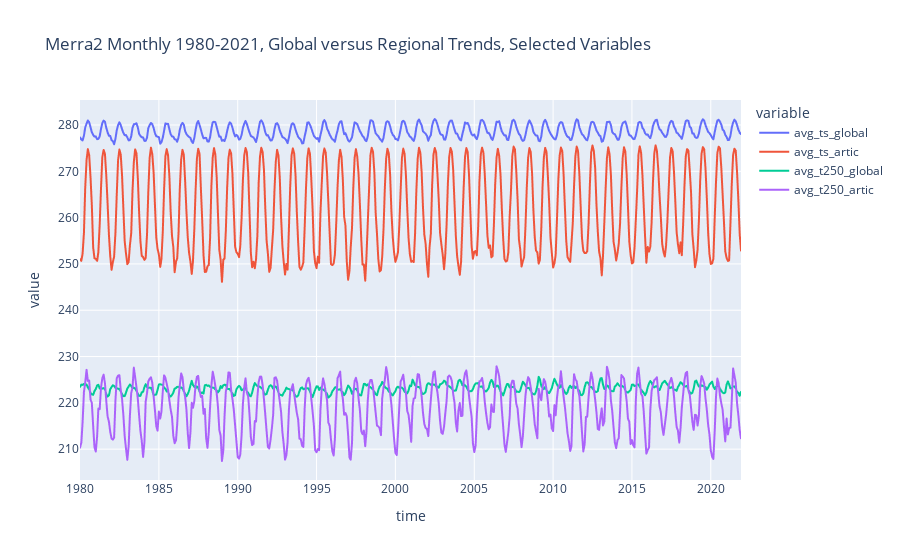

This figure's notebook cell:
### Code cell
import plotly.express as px
fig = px.line(df, x='time', y=df.columns, title='Merra2 Monthly 1980-2021, Global versus Regional Trends, Selected Variables')
fig.show()
fig.write_html("MERRA2_time_series" + ".html")

### Figure 1 — Plotly figure (JSON) as saved in the notebook; plotly's stock layout.template omitted (floating-point values rounded to 4 significant figures; data arrays with more than 128 entries replaced by an {"elided": "..."} marker saying what was removed)
{"data": [{"hovertemplate": "variable=avg_ts_global<br>time=%{x}<br>value=%{y}<extra></extra>", "legendgroup": "avg_ts_global", "line": {"color": "#636efa", "dash": "solid"}, "marker": {"symbol": "circle"}, "mode": "lines", "name": "avg_ts_global", "showlegend": true, "type": "scattergl", "x": {"elided": "504 str values"}, "xaxis": "x", "y": {"elided": "504 float values"}, "yaxis": "y"}, {"hovertemplate": "variable=avg_ts_artic<br>time=%{x}<br>value=%{y}<extra></extra>", "legendgroup": "avg_ts_artic", "line": {"color": "#EF553B", "dash": "solid"}, "marker": {"symbol": "circle"}, "mode": "lines", "name": "avg_ts_artic", "showlegend": true, "type": "scattergl", "x": {"elided": "504 str values"}, "xaxis": "x", "y": {"elided": "504 float values"}, "yaxis": "y"}, {"hovertemplate": "variable=avg_t250_global<br>time=%{x}<br>value=%{y}<extra></extra>", "legendgroup": "avg_t250_global", "line": {"color": "#00cc96", "dash": "solid"}, "marker": {"symbol": "circle"}, "mode": "lines", "name": "avg_t250_global", "showlegend": true, "type": "scattergl", "x": {"elided": "504 str values"}, "xaxis": "x", "y": {"elided": "504 float values"}, "yaxis": "y"}, {"hovertemplate": "variable=avg_t250_artic<br>time=%{x}<br>value=%{y}<extra></extra>", "legendgroup": "avg_t250_artic", "line": {"color": "#ab63fa", "dash": "solid"}, "marker": {"symbol": "circle"}, "mode": "lines", "name": "avg_t250_artic", "showlegend": true, "type": "scattergl", "x": {"elided": "504 str values"}, "xaxis": "x", "y": {"elided": "504 float values"}, "yaxis": "y"}], "layout": {"legend": {"title": {"text": "variable"}, "tracegroupgap": 0}, "title": {"text": "Merra2 Monthly 1980-2021, Global versus Regional Trends, Selected Variables"}, "xaxis": {"anchor": "y", "domain": [0, 1], "title": {"text": "time"}}, "yaxis": {"anchor": "x", "domain": [0, 1], "title": {"text": "value"}}}}
